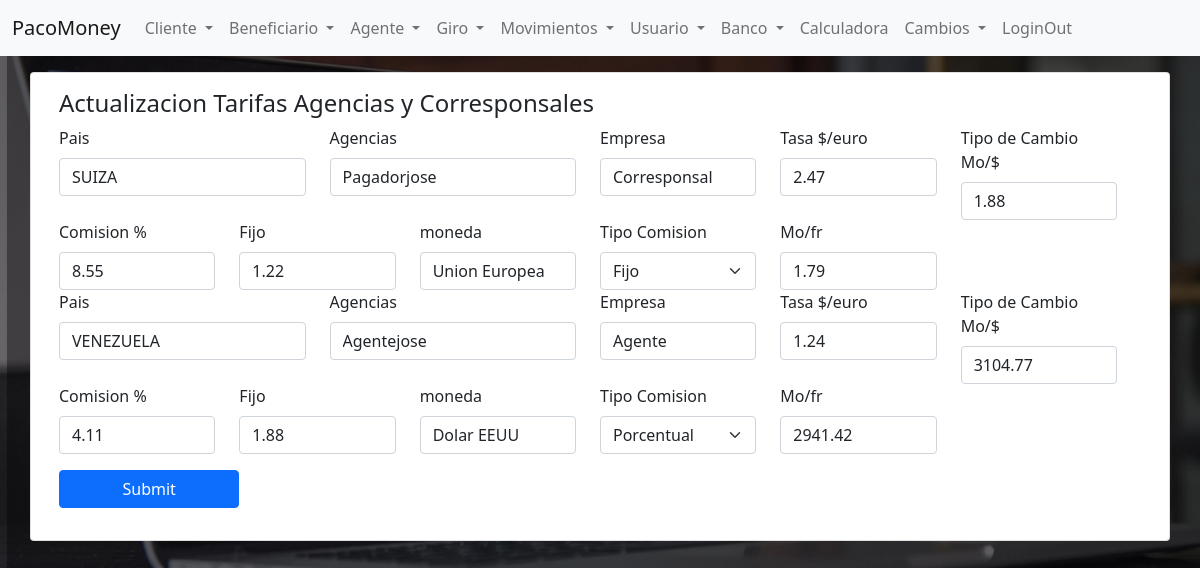
/agencias.php, run on an earlier commit of the app's database.
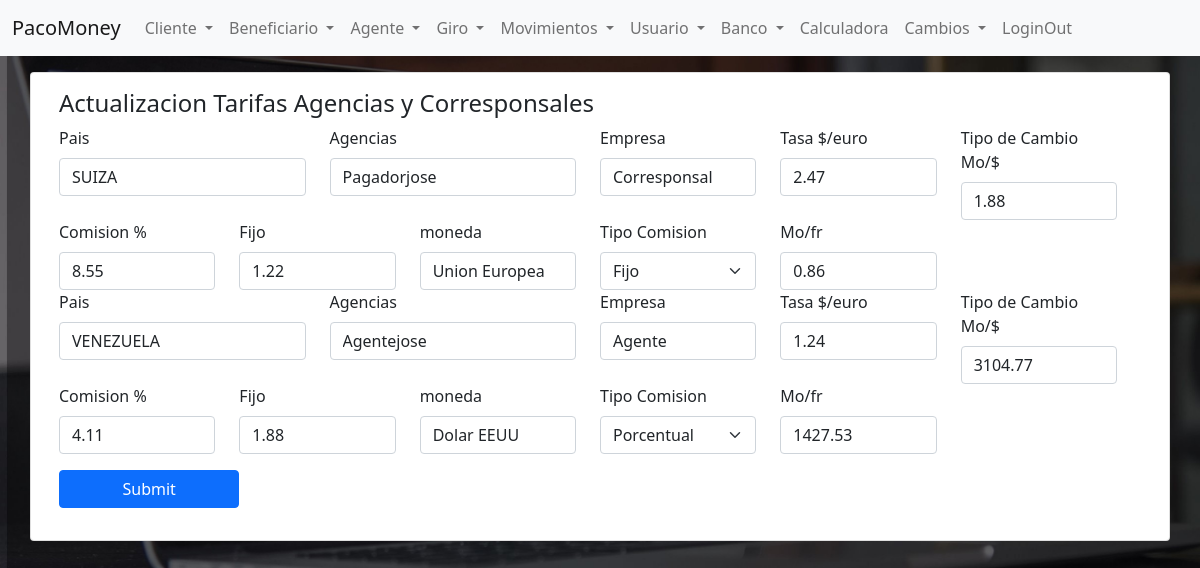
And on a later commit of the database.
### tables this page shows
CREATE TABLE `pagador` (
  `idPagador` int(11) NOT NULL,
  `pagador` varchar(150) NOT NULL,
  `idPais` int(11) NOT NULL,
  `pa_provincia` varchar(150) NOT NULL,
  `pa_ciudad` varchar(150) NOT NULL,
  `pa_direccion` varchar(250) NOT NULL,
  `pa_tlf` varchar(50) NOT NULL,
  `pa_email` varchar(100) NOT NULL,
  `pa_cp` varchar(100) NOT NULL,
  `pa_Director` varchar(150) NOT NULL,
  `pa_tlfDirector` varchar(50) NOT NULL,
  `pa_emailDirector` varchar(100) NOT NULL,
  `pa_tlfEnvios` varchar(50) NOT NULL,
  `pa_emailEnvios` varchar(100) NOT NULL,
  `pa_GteContabilidad` varchar(150) NOT NULL,
  `pa_tlfContabilidad` varchar(50) NOT NULL,
  `pa_emailContabilidad` varchar(100) NOT NULL,
  `pa_horarios` varchar(250) NOT NULL,
  `pa_contrato` varchar(250) NOT NULL,
  `pa_inicioOperaciones` date NOT NULL,
  `pa_limite` int(11) NOT NULL,
  `pa_web` varchar(250) NOT NULL,
  `pa_conciliarCada` int(11) NOT NULL,
  `idMoneda` int(11) NOT NULL,
  `pa_comision` decimal(3,2) NOT NULL,
  `pa_fijo` decimal(10,2) NOT NULL,
  `idTipoComision` int(11) NOT NULL,
  `idTipoEmpresa` int(11) NOT NULL,
  `pa_tasa` decimal(20,2) NOT NULL,
  `pa_tipoCambio` decimal(20,2) NOT NULL,
  `pa_impuesto` decimal(20,2) NOT NULL,
  `idEstado` int(11) NOT NULL
);

CREATE TABLE `pais` (
  `idPais` int(11) NOT NULL,
  `pais` varchar(100) NOT NULL,
  `idMoneda` int(11) NOT NULL,
  `idMonedaEnvio` int(11) NOT NULL,
  `tipoCambio` decimal(65,2) NOT NULL,
  `porcentajeTipoCambio` decimal(20,2) NOT NULL,
  `fijo` decimal(65,2) NOT NULL,
  `porcentaje` decimal(20,2) NOT NULL,
  `idTipoComision` int(11) NOT NULL
);

CREATE TABLE `tipoempresa` (
  `idTipoEmpresa` int(11) NOT NULL,
  `tipoEmpresa` varchar(50) NOT NULL
);

CREATE TABLE `moneda` (
  `idMoneda` int(11) NOT NULL,
  `mo_codigo` varchar(50) NOT NULL,
  `moneda` varchar(100) NOT NULL
);

### agenciasTarifas.php (called while the page is built)
<?php
require_once 'conexion.php';
$action = 1;
if ($action == 1) {
    $sql = "SELECT u.idPagador, u.pagador,p.idPais, p.pais, p.tipoCambio, p.porcentajeTipoCambio,
    u.pa_tasa,u.pa_tipoCambio, u.pa_comision,
    u.pa_fijo, u.idTipoComision, e.tipoEmpresa, m.moneda
    FROM pagador AS u
    JOIN pais AS p ON u.idPais = p.idPais
    JOIN tipoempresa AS e ON u.idTipoEmpresa = e.idTipoEmpresa
    JOIN moneda AS m ON u.idMoneda = m.idMoneda
    ORDER BY pais,tipoEmpresa ASC";
    $sentencia = $mbd->prepare($sql);
    $sentencia->execute();
}

### agencias.php (the view, shortened to what this page needs)
<?php
require_once "encabezado.php";
require_once "listas.php";
require_once "agenciasTarifas.php";
?>
<div class="container">
    <div class="row d-flex mt-3">
        <div class="card">
            <div class="card-body">
                <h4 class="card-title">Actualizacion Tarifas Agencias y Corresponsales</h4>
                <form action="pagadorData.php" method="post" id="frmPagadorTasaCambio" class="row needs-validation" novalidate>
                    <?php while ($fila = $sentencia->fetch(PDO::FETCH_ASSOC)) { ?>
                        <div class="row">
                            <div class="col-12 col-md-3">
                                <label for="Pais" class="form-label">Pais</label>
                                <input type="text" name="Pais" id="Pais" class="form-control" Value="<?php echo $fila["pais"] ?>" required>
                            </div>
                            <div class="col-12 col-md-3">
                                <label for="pagador" class="form-label">Agencias</label>
                                <input type="text" name="pagador" id="pagador" class="form-control" Value="<?php echo $fila["pagador"] ?>" required>
                            </div>
                            <div class="col-12 col-md-2">
                                <label for="tipoEmpresa" class="form-label">Empresa</label>
                                <input type="text" name="tipoEmpresa" id="tipoEmpresa" class="form-control" Value="<?php echo $fila["tipoEmpresa"] ?>" required>
                            </div>
                            <div class="col-12 col-md-2">
                                <label for="pa_tasa" class="form-label">Tasa $/euro</label>
                                <input type="number" step="0.01" name="tasa[<?php echo $fila["idPagador"] ?>]" id="pa_tasa" class="form-control" Value="<?php echo $fila["pa_tasa"] ?>" required>
                            </div>
                            <div class="col-12 col-md-2">
                                <label for="pa_tipoCambio" class="form-label">Tipo de Cambio Mo/$</label>
                                <input type="number" step="0.01" name="tipoCambio[<?php echo $fila["idPagador"] ?>]" id="pa_tipoCambio" class="form-control" Value="<?php echo $fila["pa_tipoCambio"] ?>" required>
                            </div>
                        </div>
                        <div class="row">
                            <div class="col-12 col-md-2">
                                <label for="pa_comision" class="form-label">Comision %</label>
                                <input type="number" step="0.01" name="comision[<?php echo $fila["idPagador"] ?>]" id="pa_comision" class="form-control" Value="<?php echo $fila["pa_comision"] ?>" required>
                            </div>
                            <div class="col-12 col-md-2">
                                <label for="pa_fijo" class="form-label">Fijo</label>
                                <input type="number" step="0.01" name="fijo[<?php echo $fila["idPagador"] ?>]" id="pa_fijo" class="form-control" Value="<?php echo $fila["pa_fijo"] ?>" required>
                            </div>
                            <div class="col-12 col-md-2">
                                <label for="moneda" class="form-label">moneda</label>
                                <input type="text" name="moneda" id="moneda" class="form-control" Value="<?php echo $fila["moneda"] ?>" required>
                            </div>
                            <div class="col-12 col-md-2">
                                <label for="idTipoComision" class="form-label">Tipo Comision</label>
                                <select class="form-select" name="idTipoComision[<?php echo $fila["idPagador"] ?>]" id="idTipoComision" required>
                                    <option value="1" <?php echo $fila["idTipoComision"] == 1 ? "selected" : "" ?>> Porcentual</option>
                                    <option value="2" <?php echo $fila["idTipoComision"] == 2 ? "selected" : "" ?>> Fijo</option>
                                </select>
                            </div>
                            <div class="col-12 col-md-2">
                                <label for="tasaLocalFranco" class="form-label">Mo/fr</label>
                                <input type="number" step="0.01" name="" id="tasaLocalFranco" class="form-control" Value="<?php echo round($fila["pa_tipoCambio"]*(1/$fila["tipoCambio"])*(1+($fila["porcentajeTipoCambio"]/100)),2) ?>" required>
                            </div>
                        </div>
                    <?php } ?>
                    <div class="col-12">
                        <button type="submit" class="btn btn-primary mt-3 col-12 col-md-2 mb-3" id="btnUsuario">Submit</button>
                    </div>
                </form>
            </div>
        </div>
    </div>
</div>
<?php
require_once "pie.php"
?>

### encabezado.php (shortened to what this page needs)
<!DOCTYPE html>
<html lang="es">
<head>
  <link rel="stylesheet" href="css/bootstrap.min.css">
  <link rel="stylesheet" href="css/select2.min.css">
  <link rel="stylesheet" href="css/select2b4.min.css">
  <link rel="stylesheet" href="css/stylepanel.css">
  <link rel="stylesheet" href="css/remesas.css">
  <link rel="stylesheet" href="plugins/datatables-bs4/css/dataTables.bootstrap4.min.css">
  <link rel="stylesheet" href="plugins/datatables-responsive/css/responsive.bootstrap4.min.css">
  <link rel="stylesheet" href="plugins/datatables-buttons/css/buttons.bootstrap4.min.css">
  <link rel="stylesheet" href="css/sweetalert2.css ">
</head>
<body>
  <nav class="navbar navbar-expand-lg navbar-light bg-light">
    <div class="container-fluid">
      <a class="navbar-brand" href="panel.php">PacoMoney</a>
      <div class="collapse navbar-collapse" id="navbarNavDropdown">
        <ul class="navbar-nav">
          <li class="nav-item dropdown">
            <a class="nav-link dropdown-toggle" href="#" id="navbarCliente" role="button" data-bs-toggle="dropdown" aria-expanded="false">
              Cliente
            </a>
          </li>
          <li class="nav-item dropdown">
            <a class="nav-link dropdown-toggle" href="#" id="navbarBeneficiario" role="button" data-bs-toggle="dropdown" aria-expanded="false">
              Beneficiario
            </a>
          </li>
          <li class="nav-item dropdown">
            <a class="nav-link dropdown-toggle" href="#" id="navbarAgente" role="button" data-bs-toggle="dropdown" aria-expanded="false">
              Agente
            </a>
          </li>
          <li class="nav-item dropdown">
            <a class="nav-link dropdown-toggle" href="#" id="navbarGiro" role="button" data-bs-toggle="dropdown" aria-expanded="false">
              Giro
            </a>
          </li>
          <li class="nav-item dropdown">
            <a class="nav-link dropdown-toggle" href="#" id="navbarMovimiento" role="button" data-bs-toggle="dropdown" aria-expanded="false">
              Movimientos
            </a>
          </li>
          <li class="nav-item dropdown">
            <a class="nav-link dropdown-toggle" href="#" id="navbarUsuario" role="button" data-bs-toggle="dropdown" aria-expanded="false">
              Usuario
            </a>
          </li>
          <li class="nav-item dropdown">
            <a class="nav-link dropdown-toggle" href="#" id="navbarBanco" role="button" data-bs-toggle="dropdown" aria-expanded="false">
              Banco
            </a>
          </li>
          <li class="nav-item">
            <a class="nav-link" href="calculadora.php">Calculadora</a>
          </li>
          <li class="nav-item dropdown">
            <a class="nav-link dropdown-toggle" href="#" id="navbarCliente" role="button" data-bs-toggle="dropdown" aria-expanded="false">
              Cambios
            </a>
          </li>
          <li class="nav-item">
            <a class="nav-link" href="loginOut.php">LoginOut</a>
          </li>
        </ul>
      </div>
    </div>
  </nav>

### pie.php (shortened to what this page needs)
</body>
</html>

### css/stylepanel.css (style rules this page uses)
body { margin: 0; background-image: url("../img/pcb.jpg"); background-size: cover; background-repeat: no-repeat; }

What changed in the data, as far as the page shows it:
changed through a linked row, pagador "Pagadorjose": pa_tipoCambio.porcentajeTipoCambio "1.79" → "0.86"
changed through a linked row, pagador "Agentejose": pa_tipoCambio.porcentajeTipoCambio "2941.42" → "1427.53"
